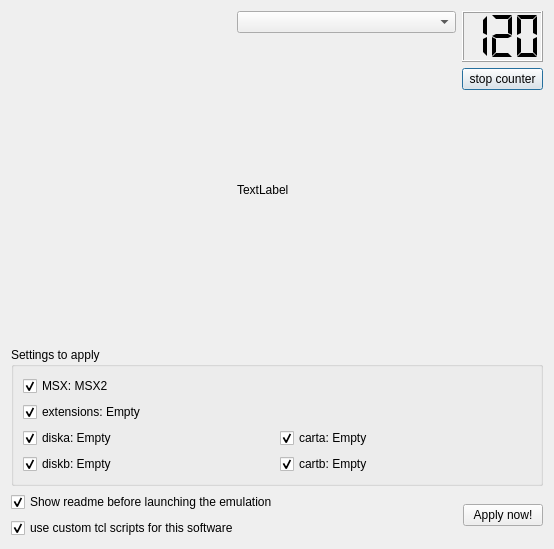
<ui version="4.0" >
 <class>Autorun</class>
 <widget class="QDialog" name="Autorun" >
  <property name="geometry" >
   <rect>
    <x>0</x>
    <y>0</y>
    <width>554</width>
    <height>549</height>
   </rect>
  </property>
  <property name="windowTitle" >
   <string>Dialog</string>
  </property>
  <layout class="QVBoxLayout" >
   <item>
    <layout class="QHBoxLayout" >
     <item>
      <widget class="Slideshow" native="1" name="slideshowWidget" >
       <property name="sizePolicy" >
        <sizepolicy vsizetype="Preferred" hsizetype="Expanding" >
         <horstretch>0</horstretch>
         <verstretch>0</verstretch>
        </sizepolicy>
       </property>
       <property name="minimumSize" >
        <size>
         <width>90</width>
         <height>90</height>
        </size>
       </property>
      </widget>
     </item>
     <item>
      <layout class="QVBoxLayout" >
       <item>
        <widget class="QComboBox" name="comboBoxGames" >
         <property name="sizePolicy" >
          <sizepolicy vsizetype="Fixed" hsizetype="Expanding" >
           <horstretch>0</horstretch>
           <verstretch>0</verstretch>
          </sizepolicy>
         </property>
        </widget>
       </item>
       <item>
        <widget class="QLabel" name="labelGames" >
         <property name="sizePolicy" >
          <sizepolicy vsizetype="Expanding" hsizetype="Expanding" >
           <horstretch>0</horstretch>
           <verstretch>0</verstretch>
          </sizepolicy>
         </property>
         <property name="text" >
          <string>TextLabel</string>
         </property>
        </widget>
       </item>
      </layout>
     </item>
     <item>
      <layout class="QVBoxLayout" >
       <item>
        <widget class="QLCDNumber" name="lcdNumber" >
         <property name="sizePolicy" >
          <sizepolicy vsizetype="Fixed" hsizetype="Fixed" >
           <horstretch>0</horstretch>
           <verstretch>0</verstretch>
          </sizepolicy>
         </property>
         <property name="minimumSize" >
          <size>
           <width>81</width>
           <height>51</height>
          </size>
         </property>
         <property name="numDigits" >
          <number>3</number>
         </property>
         <property name="mode" >
          <enum>QLCDNumber::Dec</enum>
         </property>
         <property name="segmentStyle" >
          <enum>QLCDNumber::Flat</enum>
         </property>
         <property name="intValue" stdset="0" >
          <number>120</number>
         </property>
        </widget>
       </item>
       <item>
        <widget class="QPushButton" name="pushButtonCounter" >
         <property name="text" >
          <string>stop counter</string>
         </property>
        </widget>
       </item>
       <item>
        <spacer>
         <property name="orientation" >
          <enum>Qt::Vertical</enum>
         </property>
         <property name="sizeHint" >
          <size>
           <width>20</width>
           <height>40</height>
          </size>
         </property>
        </spacer>
       </item>
      </layout>
     </item>
    </layout>
   </item>
   <item>
    <widget class="QGroupBox" name="groupBox" >
     <property name="title" >
      <string>Settings to apply</string>
     </property>
     <layout class="QVBoxLayout" >
      <item>
       <layout class="QGridLayout" >
        <item row="0" column="0" >
         <widget class="QCheckBox" name="checkBoxMSX" >
          <property name="text" >
           <string>MSX: MSX2</string>
          </property>
          <property name="checked" >
           <bool>true</bool>
          </property>
         </widget>
        </item>
        <item row="1" column="0" >
         <widget class="QCheckBox" name="checkBoxExtensions" >
          <property name="text" >
           <string>extensions: Empty</string>
          </property>
          <property name="checked" >
           <bool>true</bool>
          </property>
         </widget>
        </item>
       </layout>
      </item>
      <item>
       <layout class="QGridLayout" >
        <item row="0" column="0" >
         <widget class="QCheckBox" name="checkBoxDiska" >
          <property name="text" >
           <string>diska: Empty</string>
          </property>
          <property name="checked" >
           <bool>true</bool>
          </property>
         </widget>
        </item>
        <item row="0" column="1" >
         <widget class="QCheckBox" name="checkBoxCarta" >
          <property name="text" >
           <string>carta: Empty</string>
          </property>
          <property name="checked" >
           <bool>true</bool>
          </property>
         </widget>
        </item>
        <item row="1" column="0" >
         <widget class="QCheckBox" name="checkBoxDiskb" >
          <property name="text" >
           <string>diskb: Empty</string>
          </property>
          <property name="checked" >
           <bool>true</bool>
          </property>
         </widget>
        </item>
        <item row="1" column="1" >
         <widget class="QCheckBox" name="checkBoxCartb" >
          <property name="text" >
           <string>cartb: Empty</string>
          </property>
          <property name="checked" >
           <bool>true</bool>
          </property>
         </widget>
        </item>
       </layout>
      </item>
     </layout>
    </widget>
   </item>
   <item>
    <layout class="QHBoxLayout" >
     <item>
      <layout class="QVBoxLayout" >
       <item>
        <widget class="QCheckBox" name="checkBoxReadme" >
         <property name="text" >
          <string>Show readme before launching the emulation</string>
         </property>
         <property name="checked" >
          <bool>true</bool>
         </property>
        </widget>
       </item>
       <item>
        <widget class="QCheckBox" name="checkBoxTcl" >
         <property name="text" >
          <string>use custom tcl scripts for this software</string>
         </property>
         <property name="checked" >
          <bool>true</bool>
         </property>
        </widget>
       </item>
      </layout>
     </item>
     <item>
      <spacer>
       <property name="orientation" >
        <enum>Qt::Horizontal</enum>
       </property>
       <property name="sizeHint" >
        <size>
         <width>40</width>
         <height>20</height>
        </size>
       </property>
      </spacer>
     </item>
     <item>
      <widget class="QPushButton" name="pushButton" >
       <property name="text" >
        <string>Apply now!</string>
       </property>
      </widget>
     </item>
    </layout>
   </item>
  </layout>
 </widget>
 <customwidgets>
  <customwidget>
   <class>Slideshow</class>
   <extends>QWidget</extends>
   <header>slideshow.h</header>
   <container>1</container>
  </customwidget>
 </customwidgets>
 <resources/>
 <connections/>
</ui>
